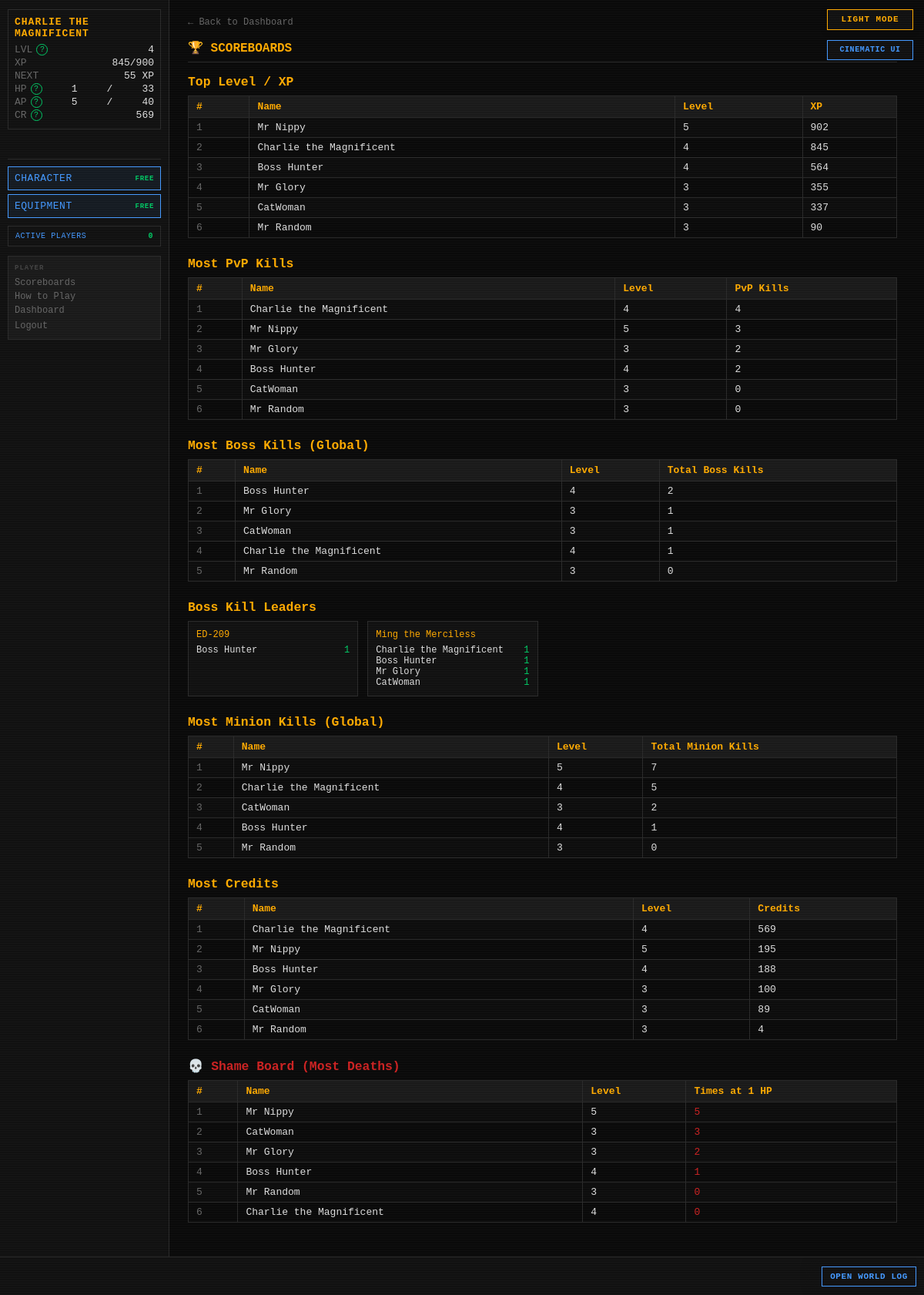
Page /scoreboards (signed in) on the earlier database version.
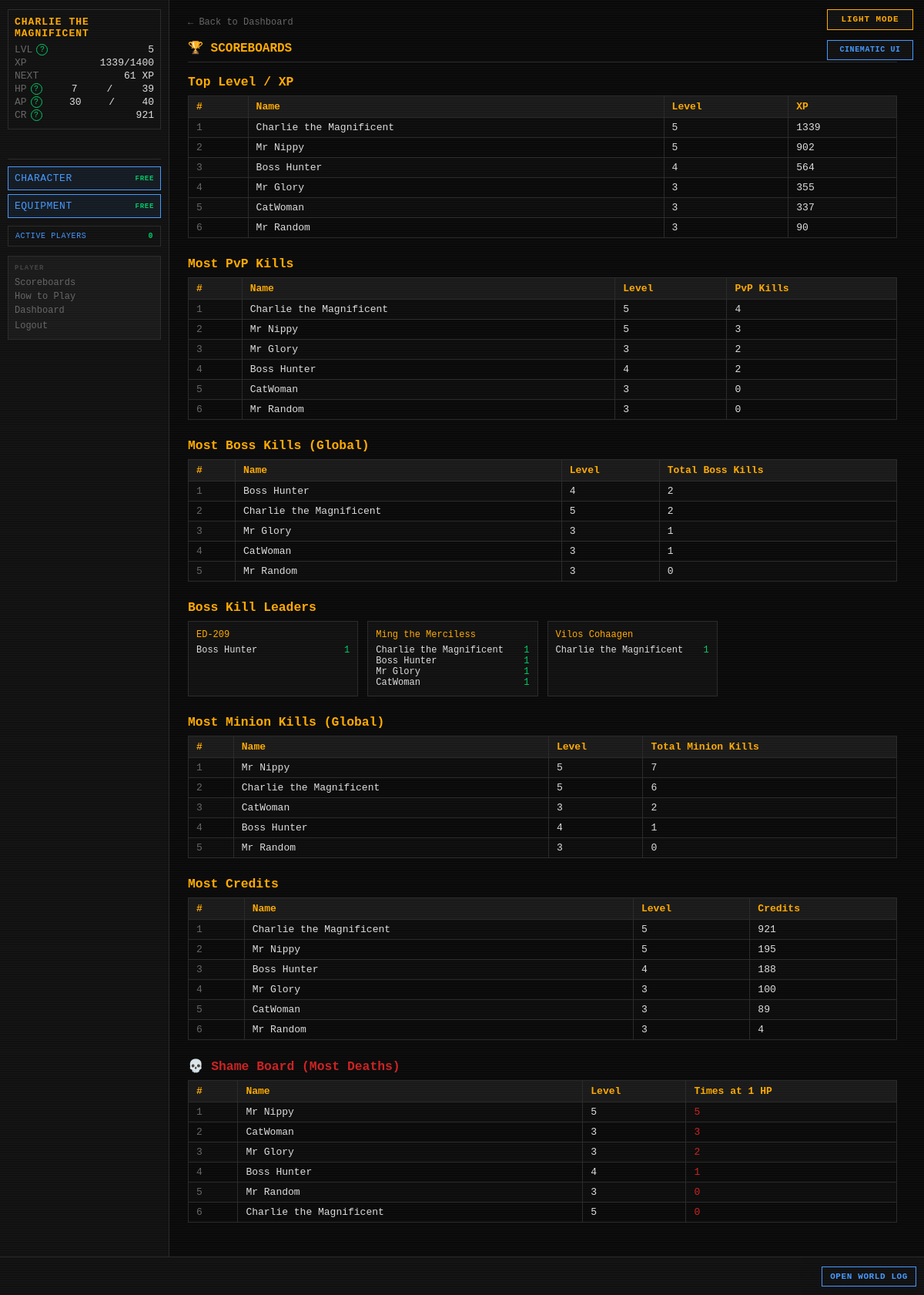
Same page on the later database version.
### tables this page shows
CREATE TABLE players (
    id                  INTEGER PRIMARY KEY AUTOINCREMENT,
    username            TEXT    UNIQUE NOT NULL,
    password_hash       TEXT    NOT NULL,
    email               TEXT    UNIQUE NOT NULL,
    character_name      TEXT    NOT NULL,
    sex                 TEXT    NOT NULL,
    class_id            INTEGER REFERENCES classes(id),
    str_stat            INTEGER NOT NULL DEFAULT 1,
    end_stat            INTEGER NOT NULL DEFAULT 1,
    agi_stat            INTEGER NOT NULL DEFAULT 1,
    lck_stat            INTEGER NOT NULL DEFAULT 1,
    per_stat            INTEGER NOT NULL DEFAULT 1,
    level               INTEGER NOT NULL DEFAULT 1,
    xp                  INTEGER NOT NULL DEFAULT 0,
    current_hp          INTEGER NOT NULL,
    current_ap          INTEGER NOT NULL,
    credits             INTEGER NOT NULL DEFAULT 25,
    equipped_weapon_id  INTEGER REFERENCES inventory_items(id),
    equipped_armor_id   INTEGER REFERENCES inventory_items(id),
    equipped_special_id INTEGER REFERENCES inventory_items(id),
    in_combat           INTEGER NOT NULL DEFAULT 0,
    pending_levelup     INTEGER NOT NULL DEFAULT 0,
    pending_perk        INTEGER NOT NULL DEFAULT 0,
    combat_preference   TEXT    NOT NULL DEFAULT "Balanced",
    is_banned           INTEGER NOT NULL DEFAULT 0,
    retired_at          TEXT,
    last_login_at       TEXT,
    created_at          TEXT    NOT NULL DEFAULT (datetime('now'))
);

CREATE TABLE player_stats (
    player_id            INTEGER PRIMARY KEY REFERENCES players(id),
    pvp_kills            INTEGER NOT NULL DEFAULT 0,
    times_reduced_to_1hp INTEGER NOT NULL DEFAULT 0,
    updated_at           TEXT    NOT NULL DEFAULT (datetime('now'))
);

CREATE TABLE bosses (
    id                          INTEGER PRIMARY KEY AUTOINCREMENT,
    name                        TEXT    UNIQUE NOT NULL,
    is_active                   INTEGER NOT NULL DEFAULT 1,
    level                       INTEGER NOT NULL,
    str_stat                    INTEGER NOT NULL,
    end_stat                    INTEGER NOT NULL,
    agi_stat                    INTEGER NOT NULL,
    lck_stat                    INTEGER NOT NULL,
    per_stat                    INTEGER NOT NULL,
    max_hp                      INTEGER NOT NULL,
    phase2_hp_percent           INTEGER NOT NULL,
    phase3_hp_percent           INTEGER NOT NULL,
    special_attack_name         TEXT    NOT NULL,
    special_attack_die          TEXT    NOT NULL,
    special_attack_damage_type  TEXT    NOT NULL,
    special_attack_flavor       TEXT    NOT NULL,
    special_buff_name           TEXT    NOT NULL,
    special_buff_type           TEXT    NOT NULL,
    special_buff_value          REAL    NOT NULL,
    special_buff_damage_type    TEXT,
    special_buff_flavor         TEXT    NOT NULL,
    res_blade     INTEGER NOT NULL DEFAULT 0,
    res_blunt     INTEGER NOT NULL DEFAULT 0,
    res_ballistic INTEGER NOT NULL DEFAULT 0,
    res_energy    INTEGER NOT NULL DEFAULT 0,
    res_arcane    INTEGER NOT NULL DEFAULT 0,
    res_explosive INTEGER NOT NULL DEFAULT 0,
    res_venom     INTEGER NOT NULL DEFAULT 0,
    weak_blade    INTEGER NOT NULL DEFAULT 0,
    weak_blunt    INTEGER NOT NULL DEFAULT 0,
    weak_ballistic INTEGER NOT NULL DEFAULT 0,
    weak_energy   INTEGER NOT NULL DEFAULT 0,
    weak_arcane   INTEGER NOT NULL DEFAULT 0,
    weak_explosive INTEGER NOT NULL DEFAULT 0,
    weak_venom    INTEGER NOT NULL DEFAULT 0,
    drop_weapon_chance       REAL    NOT NULL,
    drop_armor_chance        REAL    NOT NULL,
    drop_special_item_chance REAL    NOT NULL,
    drop_credit_min          INTEGER NOT NULL,
    drop_credit_max          INTEGER NOT NULL,
    flavor_text              TEXT    NOT NULL,
    imported_at              TEXT    NOT NULL DEFAULT (datetime('now'))
, description TEXT NOT NULL DEFAULT '');

CREATE TABLE boss_instances (
    id                  INTEGER PRIMARY KEY AUTOINCREMENT,
    player_id           INTEGER NOT NULL REFERENCES players(id),
    boss_id             INTEGER NOT NULL REFERENCES bosses(id),
    current_hp          INTEGER NOT NULL,
    encounter_max_hp    INTEGER,
    special_attack_used INTEGER NOT NULL DEFAULT 0,
    special_buff_used   INTEGER NOT NULL DEFAULT 0,
    current_phase       INTEGER NOT NULL DEFAULT 1,
    discovered_at       TEXT    NOT NULL DEFAULT (datetime('now')),
    kill_count          INTEGER NOT NULL DEFAULT 0,
    UNIQUE(player_id, boss_id)
);

### routes/scoreboards.py (the view)
@bp.route("/scoreboards")
def index():
    settings      = get_all_settings()
    inactive_days = settings.get("INACTIVE_DAYS_THRESHOLD", cfg.INACTIVE_DAYS_THRESHOLD)
    cutoff_expr   = f"datetime('now', '-{inactive_days} days')"
    top_level      = _top_level_xp(cutoff_expr)
    top_pvp_kills  = _top_pvp_kills(cutoff_expr)
    top_boss_global= _top_boss_kills_global(cutoff_expr)
    top_boss_each  = _top_boss_kills_per_boss(cutoff_expr)
    top_minion_gl  = _top_minion_kills_global(cutoff_expr)
    top_minion_each= _top_minion_kills_per_minion(cutoff_expr)
    top_credits    = _top_credits(cutoff_expr)
    shame_board    = _shame_board(cutoff_expr)
    return render_template(
        "scoreboards/scoreboards.html",
        top_level=top_level,
        top_pvp_kills=top_pvp_kills,
        top_boss_global=top_boss_global,
        top_boss_each=top_boss_each,
        top_minion_global=top_minion_gl,
        top_minion_each=top_minion_each,
        top_credits=top_credits,
        shame_board=shame_board,
    )

### app.py (called while the page is built)
def _context_processor() -> dict:
    settings = get_all_settings()
    player = g.get("player")
    if not player:
        return {"settings": settings}
    active_count = execute_one(
        """SELECT COUNT(DISTINCT q.player_id) AS cnt FROM action_queue q
           JOIN players p ON p.id=q.player_id
           WHERE datetime(q.created_at)>=datetime('now','-5 minutes') AND p.is_banned=0"""
    )["cnt"]
    return {"player": player, "settings": settings,
            "active_player_count": active_count}

def _check_auth():
    if request.endpoint in _AUTH_EXEMPT:
        return None
    if not session.get("player_id"):
        return redirect(url_for("auth.login"))
    return None

def _load_player():
    player_id = session.get("player_id")
    if not player_id:
        return None
    reconcile_combat_state(player_id)
    player = get_player(player_id)
    if player is None:
        session.clear()
        return redirect(url_for("auth.login"))
    g.player = player
    return None

### database.py (called while the page is built)
def dict_factory(cursor: sqlite3.Cursor, row: tuple) -> dict:
    return {col[0]: val for col, val in zip(cursor.description, row)}

### templates/scoreboards/scoreboards.html (shortened to what the changed rows need)
{% extends "base.html" %}
{% block content %}
<div id="page-content">
    <h2 class="page-title">🏆 SCOREBOARDS</h2>
    {% if top_level %}
    <table style="margin-bottom:24px;">
        <tr><th>#</th><th>Name</th><th>Level</th><th>XP</th></tr>
        {% for p in top_level %}
        <tr>
            <td style="color:var(--grey)">{{ loop.index }}</td>
            <td>{{ p.character_name }}</td>
            <td>{{ p.level }}</td>
            <td>{{ p.xp }}</td>
        </tr>
        {% endfor %}
    </table>
    {% else %}
    <p style="color:var(--grey);margin-bottom:24px;">No data yet.</p>
    {% endif %}
    {% if top_pvp_kills %}
    <table style="margin-bottom:24px;">
        <tr><th>#</th><th>Name</th><th>Level</th><th>PvP Kills</th></tr>
        {% for p in top_pvp_kills %}
        <tr>
            <td style="color:var(--grey)">{{ loop.index }}</td>
            <td>{{ p.character_name }}</td>
            <td>{{ p.level }}</td>
            <td>{{ p.pvp_kills }}</td>
        </tr>
        {% endfor %}
    </table>
    {% else %}
    <p style="color:var(--grey);margin-bottom:24px;">No data yet.</p>
    {% endif %}
    {% if top_boss_global %}
    <table style="margin-bottom:24px;">
        <tr><th>#</th><th>Name</th><th>Level</th><th>Total Boss Kills</th></tr>
        {% for p in top_boss_global %}
        <tr>
            <td style="color:var(--grey)">{{ loop.index }}</td>
            <td>{{ p.character_name }}</td>
            <td>{{ p.level }}</td>
            <td>{{ p.total_kills }}</td>
        </tr>
        {% endfor %}
    </table>
    {% else %}
    <p style="color:var(--grey);margin-bottom:24px;">No data yet.</p>
    {% endif %}
    {% if top_boss_each %}
    <div style="display:grid;grid-template-columns:repeat(auto-fill,minmax(220px,1fr));gap:12px;margin-bottom:24px;">
        {% for boss_name, players in top_boss_each.items() %}
        <div style="background:var(--bg-panel);border:1px solid var(--border);padding:10px;">
            <div style="color:var(--amber);margin-bottom:6px;font-size:12px;">{{ boss_name }}</div>
            {% for p in players %}
            <div style="display:flex;justify-content:space-between;font-size:12px;">
                <span>{{ p.character_name }}</span>
                <span style="color:var(--green)">{{ p.kill_count }}</span>
            </div>
            {% endfor %}
        </div>
        {% endfor %}
    </div>
    {% endif %}
    {% if top_minion_global %}
    <table style="margin-bottom:24px;">
        <tr><th>#</th><th>Name</th><th>Level</th><th>Total Minion Kills</th></tr>
        {% for p in top_minion_global %}
        <tr>
            <td style="color:var(--grey)">{{ loop.index }}</td>
            <td>{{ p.character_name }}</td>
            <td>{{ p.level }}</td>
            <td>{{ p.total_kills }}</td>
        </tr>
        {% endfor %}
    </table>
    {% else %}
    <p style="color:var(--grey);margin-bottom:24px;">No data yet.</p>
    {% endif %}
    {% if top_credits %}
    <table style="margin-bottom:24px;">
        <tr><th>#</th><th>Name</th><th>Level</th><th>Credits</th></tr>
        {% for p in top_credits %}
        <tr>
            <td style="color:var(--grey)">{{ loop.index }}</td>
            <td>{{ p.character_name }}</td>
            <td>{{ p.level }}</td>
            <td>{{ p.credits }}</td>
        </tr>
        {% endfor %}
    </table>
    {% else %}
    <p style="color:var(--grey);margin-bottom:24px;">No data yet.</p>
    {% endif %}
    {% if shame_board %}
    <table style="margin-bottom:24px;">
        <tr><th>#</th><th>Name</th><th>Level</th><th>Times at 1 HP</th></tr>
        {% for p in shame_board %}
        <tr>
            <td style="color:var(--grey)">{{ loop.index }}</td>
            <td>{{ p.character_name }}</td>
            <td>{{ p.level }}</td>
            <td style="color:var(--red)">{{ p.times_reduced_to_1hp }}</td>
        </tr>
        {% endfor %}
    </table>
    {% else %}
    <p style="color:var(--grey);margin-bottom:24px;">No data yet.</p>
    {% endif %}
</div>
{% endblock %}

### templates/base.html (shortened to what this page needs)
<!DOCTYPE html>
<html lang="en">
<head>
<link rel="stylesheet" href="{{ url_for('static', filename='style.css') }}">
</head>
<body class="{{ 'authenticated' if player else 'auth-page' }} {% block body_class %}{% endblock %}">
{% if settings.get('ALLOW_PLAYER_COLOR_OVERRIDE', true) %}<button id="theme-toggle" type="button" aria-label="Switch color theme" aria-pressed="false">
</button>{% endif %}
{% if settings.get('ALLOW_PLAYER_INTERFACE_OVERRIDE', true) %}
<button id="interface-toggle" type="button" aria-label="Switch interface style" aria-pressed="false">
</button>
{% endif %}
{% if player %}
<div id="left-col">
    <div id="status-block">
        <div class="status-name">{{ player.character_name }}</div>
        <div class="status-line">
            <span class="label">LVL</span>
            <span id="status-level">{{ player.level }}</span>
        </div>
        <div class="status-line">
            <span class="label">XP</span>
            <span><span id="status-xp">{{ player.xp }}</span><span id="status-xp-threshold">{% if player.get('next_level_xp') is not none %}/{{ player.get('next_level_xp') }}{% endif %}</span></span>
        </div>
        <div class="status-line" title="Experience still needed to reach level {{ player.level + 1 }}">
            <span class="label">NEXT</span>
            <span id="status-xp-next">{% if player.get('xp_to_next_level') is none %}MAX{% elif player.get('xp_to_next_level') <= 0 %}LEVEL UP{% else %}{{ player.get('xp_to_next_level') }} XP{% endif %}</span>
        </div>
        <div class="status-line">
            <span class="label">HP</span>
            <span id="status-hp">{{ player.current_hp }}</span>/<span id="status-maxhp">{{ player.max_hp }}</span>
        </div>
        <div class="status-line">
            <span class="label">AP</span>
            <span id="status-ap">{{ player.current_ap }}</span>/<span id="status-maxap">{{ player.max_ap }}</span>
        </div>
        <div class="status-line">
            <span class="label">CR</span>
            <span id="status-credits">{{ player.credits }}</span>
        </div>
    </div>
    <div class="free-action-buttons" aria-label="Free character actions">
        <a class="action-btn free-action-btn" href="{{ url_for('character.index') }}">
            CHARACTER <span class="free-cost">FREE</span>
        </a>
        <a class="action-btn free-action-btn" href="{{ url_for('character.equipment') }}">
            EQUIPMENT <span class="free-cost">FREE</span>
        </a>
    </div>
    <button id="active-players-toggle" class="active-players-toggle" type="button"
            data-url="{{ url_for('feeds.active_players') }}" aria-haspopup="dialog">
        ACTIVE PLAYERS <span id="active-player-count">{{ active_player_count }}</span>
    </button>
    <nav id="left-nav">
        <span class="nav-heading">PLAYER</span>
        <a href="{{ url_for('scoreboards.index') }}">Scoreboards</a>
        <a href="{{ url_for('feeds.game_help') }}">How to Play</a>
        <a href="{{ url_for('dashboard.index') }}">Dashboard</a>
        <form action="{{ url_for('auth.logout') }}" method="POST" style="margin:0">
            <button type="submit" class="nav-link-btn">Logout</button>
        </form>
    </nav>
</div>
{% endif %}
<div id="main">
    {% block content %}{% endblock %}
</div>
{% if player %}
<div id="ticker-wrap">
    <a id="ticker-log-link" href="{{ url_for('feeds.global_log') }}" title="Open the complete World Log">OPEN WORLD LOG</a>
    <div id="ticker">
    </div>
</div>
{% endif %}
</body>
</html>

Differences in the rows shown:
changed players "Charlie the Magnificent": level "4" → "5"; xp "845" → "1339"; current_hp "1" → "7"; current_ap "5" → "30"; credits "569" → "921"; total_kills "1" → "2"; total_kills "5" → "6"; moves up the list
changed through a linked row, player_stats "Charlie the Magnificent": level "4" → "5"
now on this page (row unchanged): bosses: name "Vilos Cohaagen"
added boss_instances: character_name "Charlie the Magnificent", kill_count "1", shown under "Vilos Cohaagen"
Other differences:
{{ player.get('next_level_xp') }}: "900" → "1400"
{{ player.get('xp_to_next_level') }}: "55" → "61"
{{ player.max_hp }}: "33" → "39"
